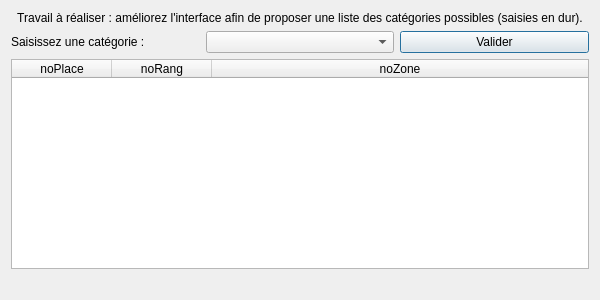
<?xml version="1.0" encoding="UTF-8"?>
<ui version="4.0">
 <class>fct_comp_2</class>
 <widget class="QDialog" name="fct_comp_2">
  <property name="geometry">
   <rect>
    <x>0</x>
    <y>0</y>
    <width>600</width>
    <height>300</height>
   </rect>
  </property>
  <property name="windowTitle">
   <string>Liste des places d'une catégorie (version 1)</string>
  </property>
  <property name="windowOpacity">
   <double>9.000000000000000</double>
  </property>
  <layout class="QVBoxLayout" name="verticalLayout">
   <item>
    <widget class="QLabel" name="label">
     <property name="text">
      <string>Travail à réaliser : améliorez l'interface afin de proposer une liste des catégories possibles (saisies en dur).</string>
     </property>
     <property name="alignment">
      <set>Qt::AlignCenter</set>
     </property>
     <property name="wordWrap">
      <bool>true</bool>
     </property>
    </widget>
   </item>
   <item>
    <layout class="QHBoxLayout" name="horizontalLayout">
     <item>
      <widget class="QLabel" name="label_3">
       <property name="text">
        <string>Saisissez une catégorie :</string>
       </property>
      </widget>
     </item>
     <item>
      <widget class="QComboBox" name="comboBox_2_categorie">
       <item>
        <property name="text">
         <string/>
        </property>
       </item>
       <item>
        <property name="text">
         <string>balcon</string>
        </property>
       </item>
       <item>
        <property name="text">
         <string>orchestre</string>
        </property>
       </item>
       <item>
        <property name="text">
         <string>poulailler</string>
        </property>
       </item>
      </widget>
     </item>
     <item>
      <widget class="QPushButton" name="pushButton_fct_comp_2">
       <property name="text">
        <string>Valider</string>
       </property>
      </widget>
     </item>
    </layout>
   </item>
   <item>
    <widget class="QTableWidget" name="table_fct_comp_2">
     <attribute name="horizontalHeaderMinimumSectionSize">
      <number>50</number>
     </attribute>
     <attribute name="horizontalHeaderStretchLastSection">
      <bool>true</bool>
     </attribute>
     <attribute name="verticalHeaderVisible">
      <bool>false</bool>
     </attribute>
     <column>
      <property name="text">
       <string>noPlace</string>
      </property>
     </column>
     <column>
      <property name="text">
       <string>noRang</string>
      </property>
     </column>
     <column>
      <property name="text">
       <string>noZone</string>
      </property>
     </column>
    </widget>
   </item>
   <item>
    <widget class="QLabel" name="label_fct_comp_2">
     <property name="text">
      <string/>
     </property>
     <property name="alignment">
      <set>Qt::AlignCenter</set>
     </property>
    </widget>
   </item>
  </layout>
 </widget>
 <resources/>
 <connections>
  <connection>
   <sender>pushButton_fct_comp_2</sender>
   <signal>clicked()</signal>
   <receiver>fct_comp_2</receiver>
   <slot>refreshResult()</slot>
   <hints>
    <hint type="sourcelabel">
     <x>351</x>
     <y>51</y>
    </hint>
    <hint type="destinationlabel">
     <x>444</x>
     <y>134</y>
    </hint>
   </hints>
  </connection>
 </connections>
 <slots>
  <slot>refreshResult()</slot>
 </slots>
</ui>
